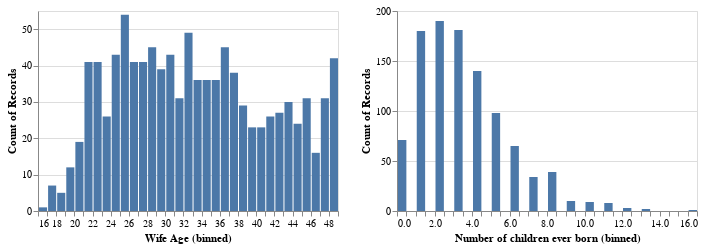

Notebook source saved alongside this figure:
### Markdown cell above
### 3.1 Plot the Histogram of all features

### Code cell
numerical_features = ["Wife Age", "Number of children ever born"]
alt.Chart(train_df).mark_bar().encode(
    x=alt.X(alt.repeat(), type="quantitative", bin=alt.Bin(maxbins=40)),
    y="count()",
).properties(width=300, height=200).repeat(numerical_features)

### Figure 1 — Vega-Lite specification as saved in the notebook (floating-point values rounded to 4 significant figures; data arrays with more than 128 entries replaced by an {"elided": "..."} marker saying what was removed)
{"config": {"view": {"continuousWidth": 400, "continuousHeight": 300}}, "repeat": ["Wife Age", "Number of children ever born"], "spec": {"data": {"name": "data-2ecc569351b350be7a678684307e3d89"}, "mark": "bar", "encoding": {"x": {"type": "quantitative", "bin": {"maxbins": 40}, "field": {"repeat": "repeat"}}, "y": {"type": "quantitative", "aggregate": "count"}}, "height": 200, "width": 300}, "$schema": "https://vega.github.io/schema/vega-lite/v4.8.1.json", "datasets": {"data-2ecc569351b350be7a678684307e3d89": {"elided": "1031 records"}}}
